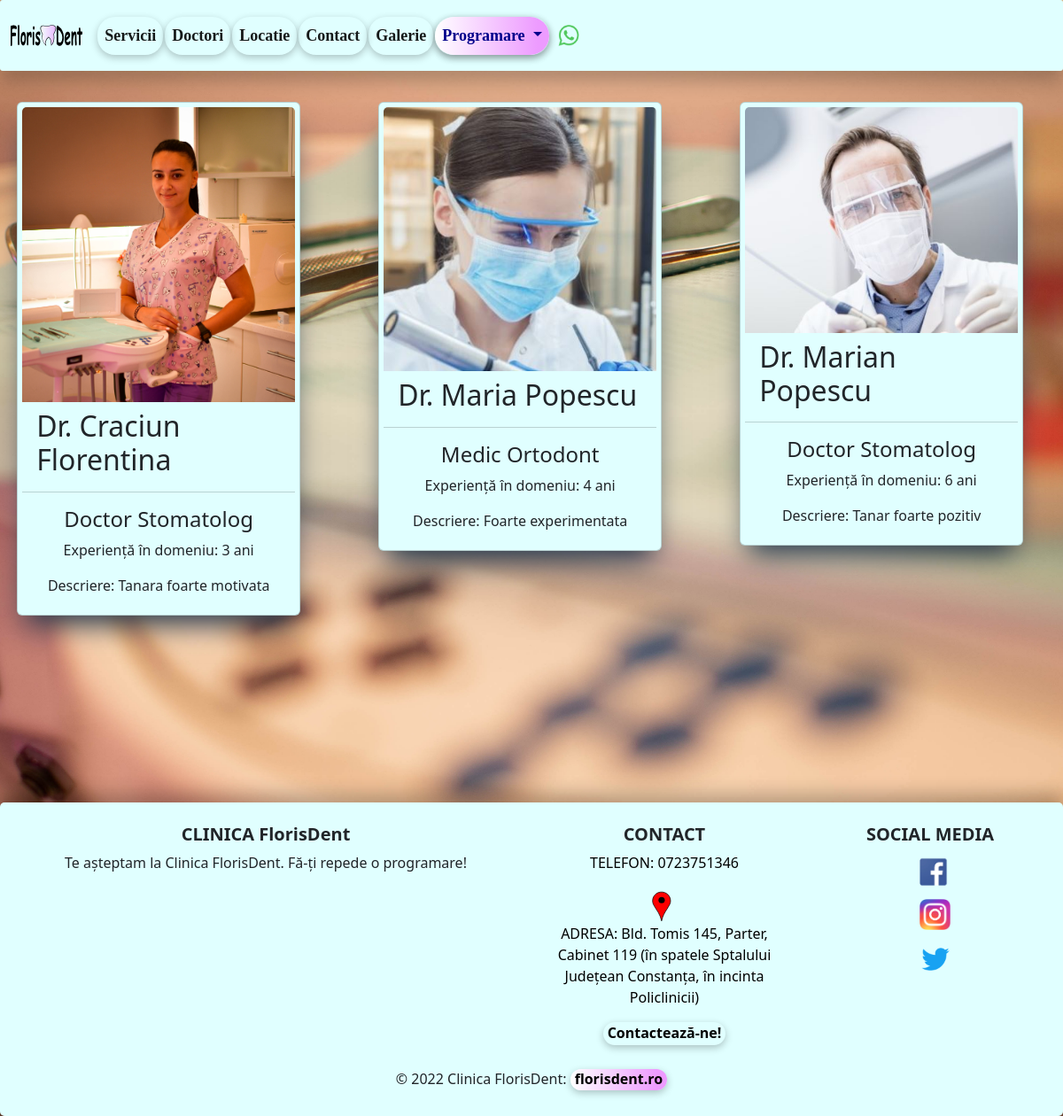
Page /list_of_doctori/ on the committed database.
### doctori/models.py (models this page shows, shortened)
class Doctor(models.Model):
    nume_doctor = models.CharField(max_length=40)
    specializare = models.CharField(max_length=50)
    experienta = models.IntegerField()
    email = models.EmailField(blank=True, max_length=50)
    descriere = models.TextField(blank=True, max_length=300)
    varsta = models.IntegerField()
    image = models.ImageField(upload_to='images/doctori/', null=True, blank=True)
    active = models.BooleanField(default=True)
    created_at = models.DateTimeField(default=datetime.now)
    updated_at = models.DateTimeField(auto_now=True)

### doctori/views.py (the view)
# urls.py: path('list_of_doctori/', views.DoctoriListView.as_view(), name='list-of-doctori'),
class DoctoriListView(ListView):
    template_name = 'doctori/list_of_doctori.html'
    model = Doctor
    context_object_name = 'all_doctors'

### templates/doctori/list_of_doctori.html (shortened to what this page needs)
{% extends 'base.html' %}
{% load static %}
{% block content %}
    <div class="row">
        {% for doctor in all_doctors %}
            <div class="col-sm-4">
                <div class="card"
                     style="width: 20rem; float: left; box-shadow: rgb(38, 57, 77) 0px 20px 30px -10px; padding:5px; margin: 5%;background-color: lightcyan">
                    {% if doctor.image %}
                        <img src="{{ doctor.image.url }}" class="card-img-top" alt="image_doc">
                    {% else %}
                        <img src="{% static 'images/cabinet/doc_profile.jpg' %}">
                    {% endif %}
                    <div class="card-header" style="background-color: lightcyan"><h2>Dr. {{ doctor.nume_doctor }}</h2>
                    </div>
                    <div class="card-body">
                        <h4 class="card-title text-center">{{ doctor.specializare }}</h4>
                        <p class="card-text text-center">Experiență în domeniu: {{ doctor.experienta }} ani </p>
                        <p class="card-text text-center">Descriere: {{ doctor.descriere }}</p>
                    </div>
                </div>
            </div>
        {% endfor %}
    </div>
{% endblock %}

### rows in the picture
Doctor: image (picture), nume_doctor "Craciun Florentina", specializare "Doctor Stomatolog", experienta "3", descriere "Tanara foarte motivata"
Doctor: image (picture), nume_doctor "Maria Popescu", specializare "Medic Ortodont", experienta "4", descriere "Foarte experimentata"
Doctor: image (picture), nume_doctor "Marian Popescu", specializare "Doctor Stomatolog", experienta "6", descriere "Tanar foarte pozitiv"
